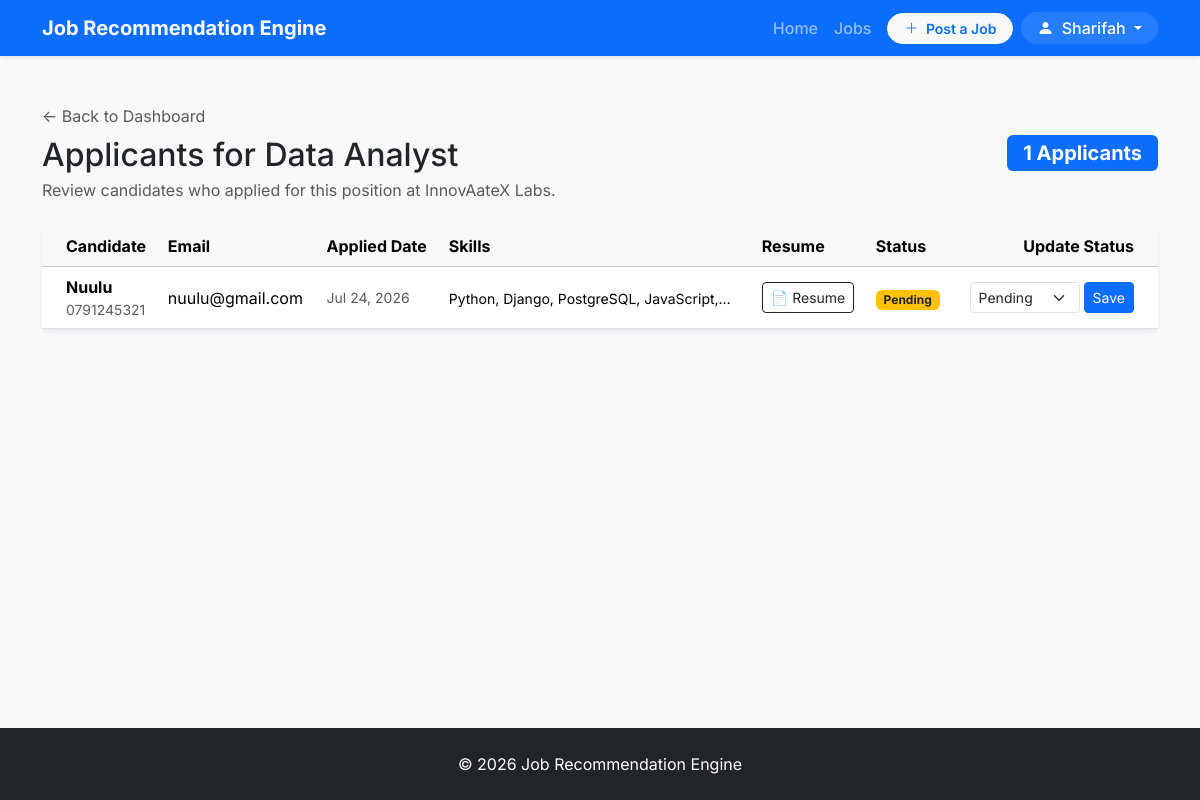
The page /jobs/2/applicants/ (signed in) on the database its author committed.
### recommender/models.py (models this page shows, shortened)
class Job(models.Model):
    JOB_TYPES = [
        ("Full-Time", "Full-Time"),
        ("Part-Time", "Part-Time"),
        ("Internship", "Internship"),
        ("Contract", "Contract"),
        ("Remote", "Remote"),
    ]
    title = models.CharField(max_length=200)
    company = models.ForeignKey(
        Company,
        on_delete=models.CASCADE,
        related_name="jobs"
    )
    posted_by = models.ForeignKey(
        User,
        on_delete=models.CASCADE,
        related_name="posted_jobs",
        null=True,
        blank=True,
    )
    category = models.ForeignKey(
        JobCategory,
        on_delete=models.CASCADE,
        related_name="jobs"
    )
    description = models.TextField()
    requirements = models.TextField()
    required_skills = models.TextField(
        help_text="Separate skills using commas"
    )
    location = models.CharField(max_length=100)
    salary = models.DecimalField(
        max_digits=10,
        decimal_places=2
    )
    experience_required = models.PositiveIntegerField()
    job_type = models.CharField(
        max_length=20,
        choices=JOB_TYPES
    )
    deadline = models.DateField()
    posted_at = models.DateTimeField(auto_now_add=True)

class Company(models.Model):
    name = models.CharField(max_length=200, unique=True)
    email = models.EmailField(blank=True)
    website = models.URLField(blank=True)
    location = models.CharField(max_length=100)
    description = models.TextField(blank=True)
    logo = models.ImageField(upload_to="company_logos/", blank=True, null=True)

class Application(models.Model):
    STATUS_CHOICES = [
        ("Pending", "Pending"),
        ("Reviewed", "Reviewed"),
        ("Accepted", "Accepted"),
        ("Rejected", "Rejected"),
    ]
    user = models.ForeignKey(
        User,
        on_delete=models.CASCADE,
        related_name="applications"
    )
    job = models.ForeignKey(
        Job,
        on_delete=models.CASCADE,
        related_name="applications"
    )
    status = models.CharField(
        max_length=20,
        choices=STATUS_CHOICES,
        default="Pending"
    )
    cover_letter = models.TextField(blank=True)
    applied_at = models.DateTimeField(auto_now_add=True)
    class Meta:
        unique_together = ("user", "job")

class Profile(models.Model):
    ROLE_SEEKER = "seeker"
    ROLE_RECRUITER = "recruiter"
    ROLE_CHOICES = [
        (ROLE_SEEKER, "Job Seeker"),
        (ROLE_RECRUITER, "Recruiter"),
    ]
    user = models.OneToOneField(User, on_delete=models.CASCADE)
    role = models.CharField(
        max_length=20,
        choices=ROLE_CHOICES,
        default=ROLE_SEEKER,
    )
    company_name = models.CharField(max_length=200, blank=True)
    designation = models.CharField(max_length=100, blank=True, help_text="e.g. Hiring Manager, Technical Recruiter")
    company_website = models.URLField(blank=True)
    phone = models.CharField(max_length=20, blank=True)
    bio = models.TextField(blank=True)
    education = models.CharField(
        max_length=200,
        blank=True,
    )
    experience = models.PositiveIntegerField(
        default=0,
        help_text="Years of experience",
    )
    skills = models.TextField(
        blank=True,
        help_text="Separate skills with commas",
    )
    preferred_location = models.CharField(
        max_length=100,
        blank=True,
    )
    expected_salary = models.DecimalField(
        max_digits=10,
        decimal_places=2,
        default=0,
    )
    resume = models.FileField(
        upload_to="resumes/",
        blank=True,
        null=True,
    )
    profile_picture = models.ImageField(
        upload_to="profiles/",
        blank=True,
        null=True,
    )
    created_at = models.DateTimeField(auto_now_add=True)
    updated_at = models.DateTimeField(auto_now=True)
    @property
    def is_recruiter(self):
        return self.role == self.ROLE_RECRUITER

### recommender/views/jobs.py (the view)
# urls.py: path("jobs/<int:job_id>/applicants/", job_applicants, name="job_applicants"),
@recruiter_required
def job_applicants(request, job_id):
    job = get_object_or_404(Job, id=job_id)
    if job.posted_by != request.user:
        messages.error(request, "You do not have permission to view applicants for this job.")
        return redirect("recruiter_dashboard")
    applications = job.applications.select_related("user", "user__profile").order_by("-applied_at")
    return render(
        request,
        "jobs/applicants.html",
        {"job": job, "applications": applications},
    )

### recommender/utils.py (called while the page is built)
def get_user_profile(user):
    profile, _ = Profile.objects.get_or_create(user=user)
    return profile

### recommender/templates/jobs/applicants.html (shortened to what this page needs)
{% extends "base.html" %}
{% block content %}
<div class="container my-5">
    <div class="d-flex justify-content-between align-items-center mb-4">
        <div>
            <a href="{% url 'recruiter_dashboard' %}" class="text-decoration-none text-muted mb-2 d-inline-block">← Back to Dashboard</a>
            <h1 class="h2 mb-1">Applicants for {{ job.title }}</h1>
            <p class="text-muted mb-0">Review candidates who applied for this position at {{ job.company.name }}.</p>
        </div>
        <span class="badge bg-primary fs-5 px-3 py-2">{{ applications|length }} Applicants</span>
    </div>
    <div class="card border-0 shadow-sm">
        <div class="card-body p-0">
            {% if applications %}
                <div class="table-responsive">
                    <table class="table table-hover align-middle mb-0">
                        <thead class="table-light">
                            <tr>
                                <th class="ps-4">Candidate</th>
                                <th>Email</th>
                                <th>Applied Date</th>
                                <th>Skills</th>
                                <th>Resume</th>
                                <th>Status</th>
                                <th class="text-end pe-4">Update Status</th>
                            </tr>
                        </thead>
                        <tbody>
                            {% for app in applications %}
                                <tr>
                                    <td class="ps-4">
                                        <div class="fw-bold">{{ app.user.username }}</div>
                                        <div class="small text-muted">{{ app.user.profile.phone|default:"No phone" }}</div>
                                    </td>
                                    <td>{{ app.user.email }}</td>
                                    <td class="text-muted small">{{ app.applied_at|date:"M d, Y" }}</td>
                                    <td>
                                        {% if app.user.profile.skills %}
                                            <span class="small">{{ app.user.profile.skills|truncatechars:40 }}</span>
                                        {% else %}
                                            <span class="text-muted small">N/A</span>
                                        {% endif %}
                                    </td>
                                    <td>
                                        {% if app.user.profile.resume %}
                                            <a href="{{ app.user.profile.resume.url }}" target="_blank" class="btn btn-sm btn-outline-dark">
                                                📄 Resume
                                            </a>
                                        {% else %}
                                            <span class="text-muted small">No Resume</span>
                                        {% endif %}
                                    </td>
                                    <td>
                                        {% if app.status == 'Accepted' %}
                                            <span class="badge bg-success">Accepted</span>
                                        {% elif app.status == 'Rejected' %}
                                            <span class="badge bg-danger">Rejected</span>
                                        {% elif app.status == 'Reviewed' %}
                                            <span class="badge bg-info text-dark">Reviewed</span>
                                        {% else %}
                                            <span class="badge bg-warning text-dark">Pending</span>
                                        {% endif %}
                                    </td>
                                    <td class="text-end pe-4">
                                        <form action="{% url 'update_application_status' app.id %}" method="post" class="d-inline-flex gap-1">
                                            <select name="status" class="form-select form-select-sm" style="width: auto;">
                                                <option value="Pending" {% if app.status == 'Pending' %}selected{% endif %}>Pending</option>
                                            </select>
                                            <button type="submit" class="btn btn-sm btn-primary">Save</button>
                                        </form>
                                    </td>
                                </tr>
                            {% endfor %}
                        </tbody>
                    </table>
                </div>
            {% else %}
                <div class="text-center py-5">
                    <p class="text-muted mb-0">No job seekers have applied to this position yet.</p>
                </div>
            {% endif %}
        </div>
    </div>
</div>
{% endblock %}

### recommender/templates/base.html (shortened to what this page needs)
{% load static %}
<!DOCTYPE html>
<html lang="en">
<head>
    <link href="https://cdn.jsdelivr.net/npm/bootstrap@5.3.3/dist/css/bootstrap.min.css" rel="stylesheet">
    <link rel="stylesheet" href="https://cdn.jsdelivr.net/npm/bootstrap-icons@1.11.3/font/bootstrap-icons.min.css">
    <link rel="stylesheet" href="{% static 'recommender/css/custom.css' %}">
</head>
<body>
    <header>
        <nav class="navbar navbar-expand-lg navbar-dark navbar-custom bg-primary shadow-sm" role="navigation"
            aria-label="Main Navigation">
            <div class="container">
                <a class="navbar-brand fw-bold" href="{% if user.is_authenticated and user.profile.is_recruiter %}{% url 'recruiter_dashboard' %}{% else %}{% url 'home' %}{% endif %}">
                    Job Recommendation Engine
                </a>
                <div class="collapse navbar-collapse" id="navbarNav">
                    <ul class="navbar-nav ms-auto align-items-lg-center">
                        <li class="nav-item">
                            <a class="nav-link" href="{% if user.is_authenticated and user.profile.is_recruiter %}{% url 'recruiter_dashboard' %}{% else %}{% url 'home' %}{% endif %}">
                                Home
                            </a>
                        </li>
                        <li class="nav-item">
                            {% if user.is_authenticated and user.profile.is_recruiter %}
                            <a class="nav-link" href="{% url 'recruiter_jobs' %}">
                                Jobs
                            </a>
                            {% else %}
                            <a class="nav-link" href="{% url 'job_list' %}">
                                Jobs
                            </a>
                            {% endif %}
                        </li>
                        {% if user.is_authenticated and user.profile.is_recruiter %}
                        <li class="nav-item ms-lg-2 my-2 my-lg-0">
                            <a class="btn btn-light btn-sm text-primary fw-semibold rounded-pill px-3" href="{% url 'create_job' %}">
                                <i class="bi bi-plus-lg me-1"></i> Post a Job
                            </a>
                        </li>
                        {% endif %}
                        {% if user.is_authenticated %}
                        <li class="nav-item dropdown ms-lg-2">
                            <a class="nav-link dropdown-toggle btn btn-sm btn-outline-light text-white px-3 py-1 bg-white bg-opacity-10 border-0 rounded-pill"
                                href="#" role="button" data-bs-toggle="dropdown" aria-expanded="false">
                                <i class="bi bi-person-fill me-1"></i> {{ user.username }}
                            </a>
                        </li>
                        {% endif %}
                    </ul>
                </div>
            </div>
        </nav>
    </header>
    <main id="main-content" tabindex="-1">
        {% block content %}
        {% endblock %}
    </main>
    <footer class="footer-custom text-white text-center py-4 mt-auto">
        <div class="container">
            <p class="mb-0">
                © 2026 Job Recommendation Engine
            </p>
        </div>
    </footer>
</body>
</html>

### recommender/static/recommender/css/custom.css (style rules this page uses)
:root { --font-family-base: 'Inter', -apple-system, BlinkMacSystemFont, "Segoe UI", Roboto, sans-serif; --primary-color: #0d6efd; --primary-hover: #0b5ed7; --primary-light: #e7f1ff; --body-bg: #f8f9fa; --card-bg: #ffffff; --text-primary: #212529; --text-muted: #6c757d; --border-color: #dee2e6; --radius-lg: 12px; --radius-md: 8px; --radius-sm: 6px; --shadow-sm: 0 0.125rem 0.25rem rgba(0, 0, 0, 0.075); --shadow-md: 0 0.5rem 1rem rgba(0, 0, 0, 0.1); --shadow-lg: 0 1rem 3rem rgba(0, 0, 0, 0.175); }
body { font-family: var(--font-family-base); background-color: var(--body-bg); color: var(--text-primary); display: flex; flex-direction: column; min-height: 100vh; }
main { flex: 1; }
.navbar-custom { background-color: #0d6efd !important; box-shadow: 0 2px 4px rgba(0,0,0,0.1); }
.navbar-custom .navbar-brand { font-weight: 700; font-size: 1.25rem; }
.navbar-custom .nav-link { font-weight: 500; }
.footer-custom { background: #212529; color: #adb5bd; padding: 2rem 0; }

### rows shown on the page
Job: title "Data Analyst", company.name "InnovAateX Labs"
Application: user.username "Nuulu", user.profile.phone "0791245321", user.email "nuulu@gmail.com", applied_at "Jul 24, 2026", user.profile.skills "Python, Django, PostgreSQL, JavaScript,…", shows "Pending", status "Pending"

### other values the page prints
{{ user.username }} "Sharifah"
{{ applications|length }} "1"
